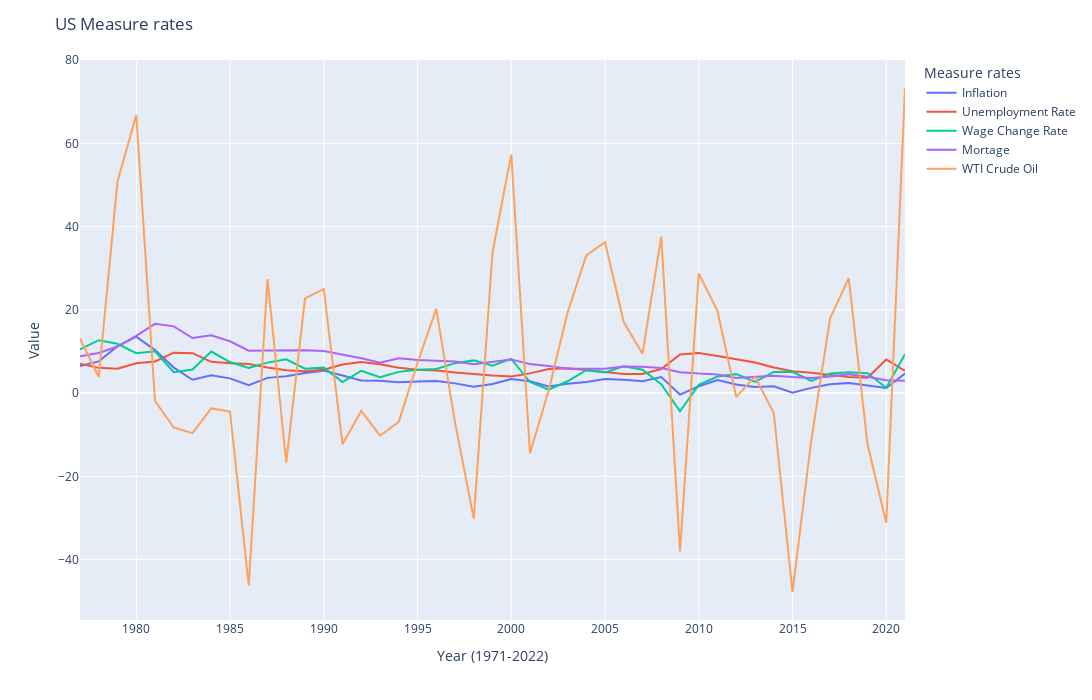

Here is the notebook cell this chart was saved with:
### Code cell
import plotly.express as px
fig = px.line(df, x='Year', y='Value', color='Measure', render_mode ='auto', labels= {"Measure" : "Measure rates", 'Year': 'Year (1971-2022)'})

#If 'lowess’, a Locally Weighted Scatterplot Smoothing line will be drawn for each discrete-color/symbol group.

# Correct position of x points
for scatter, trendline in zip(fig.data[::2], fig.data[1::2]):
    trendline['x'] = scatter['x'][np.logical_not(np.isnan(scatter['y']))]

fig.update_traces(textposition='top center')

fig.update_layout(
    height=700,
    width= 1100,
    title_text='US Measure rates')
fig.show()

### Figure 1 — Plotly figure (JSON) as saved in the notebook; plotly's stock layout.template omitted (floating-point values rounded to 4 significant figures)
{"data": [{"hovertemplate": "Measure rates=Inflation<br>Year (1971-2022)=%{x}<br>Value=%{y}<extra></extra>", "legendgroup": "Inflation", "line": {"color": "#636efa", "dash": "solid"}, "marker": {"symbol": "circle"}, "mode": "lines", "name": "Inflation", "orientation": "v", "showlegend": true, "textposition": "top center", "type": "scatter", "x": [1977, 1978, 1979, 1980, 1981, 1982, 1983, 1984, 1985, 1986, 1987, 1988, 1989, 1990, 1991, 1992, 1993, 1994, 1995, 1996, 1997, 1998, 1999, 2000, 2001, 2002, 2003, 2004, 2005, 2006, 2007, 2008, 2009, 2010, 2011, 2012, 2013, 2014, 2015, 2016, 2017, 2018, 2019, 2020, 2021], "xaxis": "x", "y": [6.502, 7.631, 11.25, 13.55, 10.33, 6.131, 3.212, 4.301, 3.546, 1.898, 3.665, 4.078, 4.827, 5.398, 4.235, 3.029, 2.952, 2.607, 2.805, 2.931, 2.338, 1.552, 2.188, 3.377, 2.826, 1.586, 2.27, 2.677, 3.393, 3.226, 2.853, 3.839, -0.3555, 1.64, 3.157, 2.069, 1.465, 1.622, 0.1186, 1.262, 2.13, 2.443, 1.812, 1.234, 4.698], "yaxis": "y"}, {"hovertemplate": "Measure rates=Unemployment Rate<br>Year (1971-2022)=%{x}<br>Value=%{y}<extra></extra>", "legendgroup": "Unemployment Rate", "line": {"color": "#EF553B", "dash": "solid"}, "marker": {"symbol": "circle"}, "mode": "lines", "name": "Unemployment Rate", "orientation": "v", "showlegend": true, "textposition": "top center", "type": "scatter", "x": [1977, 1978, 1979, 1980, 1981, 1982, 1983, 1984, 1985, 1986, 1987, 1988, 1989, 1990, 1991, 1992, 1993, 1994, 1995, 1996, 1997, 1998, 1999, 2000, 2001, 2002, 2003, 2004, 2005, 2006, 2007, 2008, 2009, 2010, 2011, 2012, 2013, 2014, 2015, 2016, 2017, 2018, 2019, 2020, 2021], "xaxis": "x", "y": [7.05, 6.067, 5.85, 7.175, 7.617, 9.708, 9.6, 7.508, 7.192, 7, 6.175, 5.492, 5.258, 5.617, 6.85, 7.492, 6.908, 6.1, 5.592, 5.408, 4.942, 4.5, 4.217, 3.967, 4.742, 5.783, 5.992, 5.542, 5.083, 4.608, 4.617, 5.8, 9.283, 9.608, 8.933, 8.075, 7.358, 6.158, 5.275, 4.875, 4.358, 3.892, 3.675, 8.092, 5.358], "yaxis": "y"}, {"hovertemplate": "Measure rates=Wage Change Rate<br>Year (1971-2022)=%{x}<br>Value=%{y}<extra></extra>", "legendgroup": "Wage Change Rate", "line": {"color": "#00cc96", "dash": "solid"}, "marker": {"symbol": "circle"}, "mode": "lines", "name": "Wage Change Rate", "orientation": "v", "showlegend": true, "textposition": "top center", "type": "scatter", "x": [1977, 1978, 1979, 1980, 1981, 1982, 1983, 1984, 1985, 1986, 1987, 1988, 1989, 1990, 1991, 1992, 1993, 1994, 1995, 1996, 1997, 1998, 1999, 2000, 2001, 2002, 2003, 2004, 2005, 2006, 2007, 2008, 2009, 2010, 2011, 2012, 2013, 2014, 2015, 2016, 2017, 2018, 2019, 2020, 2021], "xaxis": "x", "y": [10.49, 12.72, 11.85, 9.583, 10.04, 5.038, 5.669, 9.98, 7.459, 6.041, 7.323, 8.134, 5.871, 6.123, 2.673, 5.368, 3.837, 5.107, 5.605, 5.806, 7.199, 7.861, 6.607, 8.233, 2.667, 0.8522, 2.851, 5.503, 4.987, 6.42, 5.608, 2.153, -4.361, 1.975, 3.981, 4.557, 2.683, 5.093, 5.125, 2.949, 4.739, 5.025, 4.753, 1.293, 9.35], "yaxis": "y"}, {"hovertemplate": "Measure rates=Mortage<br>Year (1971-2022)=%{x}<br>Value=%{y}<extra></extra>", "legendgroup": "Mortage", "line": {"color": "#ab63fa", "dash": "solid"}, "marker": {"symbol": "circle"}, "mode": "lines", "name": "Mortage", "orientation": "v", "showlegend": true, "textposition": "top center", "type": "scatter", "x": [1977, 1978, 1979, 1980, 1981, 1982, 1983, 1984, 1985, 1986, 1987, 1988, 1989, 1990, 1991, 1992, 1993, 1994, 1995, 1996, 1997, 1998, 1999, 2000, 2001, 2002, 2003, 2004, 2005, 2006, 2007, 2008, 2009, 2010, 2011, 2012, 2013, 2014, 2015, 2016, 2017, 2018, 2019, 2020, 2021], "xaxis": "x", "y": [8.84, 9.63, 11.19, 13.74, 16.64, 16.04, 13.24, 13.88, 12.46, 10.19, 10.21, 10.34, 10.32, 10.13, 9.25, 8.39, 7.31, 8.38, 7.93, 7.81, 7.6, 6.94, 7.44, 8.05, 6.97, 6.54, 5.83, 5.84, 5.87, 6.41, 6.34, 6.01, 5.04, 4.69, 4.45, 3.66, 3.98, 4.17, 3.85, 3.65, 3.99, 4.54, 3.94, 3.11, 2.96], "yaxis": "y"}, {"hovertemplate": "Measure rates=WTI Crude Oil <br>Year (1971-2022)=%{x}<br>Value=%{y}<extra></extra>", "legendgroup": "WTI Crude Oil ", "line": {"color": "#FFA15A", "dash": "solid"}, "marker": {"symbol": "circle"}, "mode": "lines", "name": "WTI Crude Oil ", "orientation": "v", "showlegend": true, "textposition": "top center", "type": "scatter", "x": [1977, 1978, 1979, 1980, 1981, 1982, 1983, 1984, 1985, 1986, 1987, 1988, 1989, 1990, 1991, 1992, 1993, 1994, 1995, 1996, 1997, 1998, 1999, 2000, 2001, 2002, 2003, 2004, 2005, 2006, 2007, 2008, 2009, 2010, 2011, 2012, 2013, 2014, 2015, 2016, 2017, 2018, 2019, 2020, 2021], "xaxis": "x", "y": [13.06, 3.876, 50.87, 66.82, -1.895, -8.266, -9.635, -3.683, -4.45, -46.23, 27.41, -16.71, 22.75, 25.02, -12.3, -4.282, -10.23, -6.893, 7.225, 20.22, -7.019, -30.15, 33.8, 57.38, -14.44, 0.6686, 19.32, 33.07, 36.26, 17.07, 9.469, 37.6, -38.04, 28.75, 19.7, -0.9212, 3.965, -4.776, -47.79, -11.39, 17.94, 27.62, -12.25, -31.16, 73.32], "yaxis": "y"}], "layout": {"height": 700, "legend": {"title": {"text": "Measure rates"}, "tracegroupgap": 0}, "margin": {"t": 60}, "title": {"text": "US Measure rates"}, "width": 1100, "xaxis": {"anchor": "y", "domain": [0, 1], "title": {"text": "Year (1971-2022)"}}, "yaxis": {"anchor": "x", "domain": [0, 1], "title": {"text": "Value"}}}}
